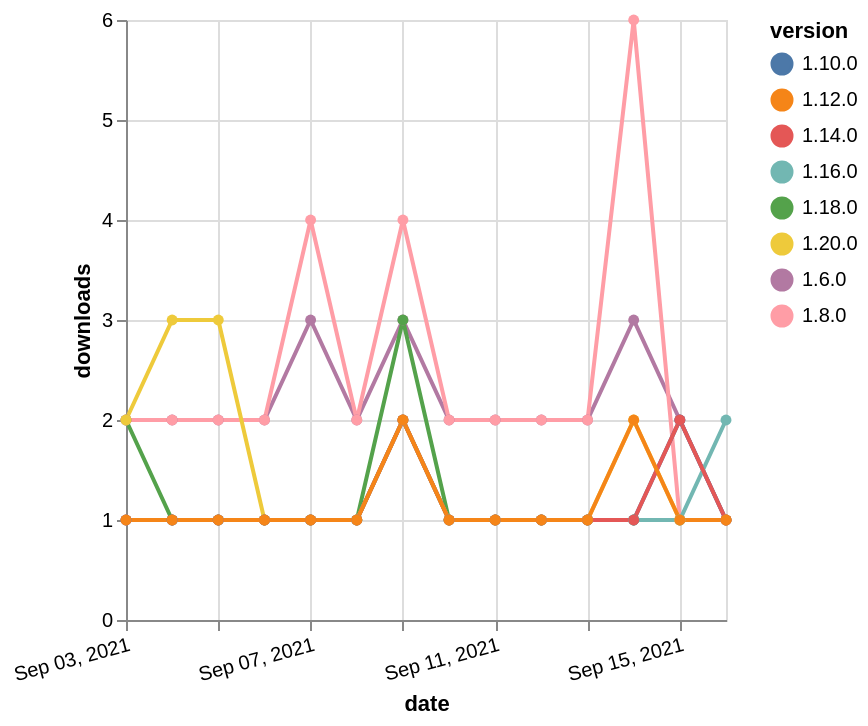

Source (Vega-Lite JSON):
### Vega-Lite specification from a JSON file in a GitHub repository (floating-point values rounded to 4 significant figures)
{"$schema": "https://vega.github.io/schema/vega-lite/v5.json", "description": "A simple bar chart with embedded data.", "data": {"values": [{"date": "2021-09-03", "total": 2344, "delta": 2, "version": "1.6.0"}, {"date": "2021-09-04", "total": 2346, "delta": 2, "version": "1.6.0"}, {"date": "2021-09-05", "total": 2348, "delta": 2, "version": "1.6.0"}, {"date": "2021-09-06", "total": 2350, "delta": 2, "version": "1.6.0"}, {"date": "2021-09-07", "total": 2353, "delta": 3, "version": "1.6.0"}, {"date": "2021-09-08", "total": 2355, "delta": 2, "version": "1.6.0"}, {"date": "2021-09-09", "total": 2358, "delta": 3, "version": "1.6.0"}, {"date": "2021-09-10", "total": 2360, "delta": 2, "version": "1.6.0"}, {"date": "2021-09-11", "total": 2362, "delta": 2, "version": "1.6.0"}, {"date": "2021-09-12", "total": 2364, "delta": 2, "version": "1.6.0"}, {"date": "2021-09-13", "total": 2366, "delta": 2, "version": "1.6.0"}, {"date": "2021-09-14", "total": 2369, "delta": 3, "version": "1.6.0"}, {"date": "2021-09-15", "total": 2371, "delta": 2, "version": "1.6.0"}, {"date": "2021-09-16", "total": 2372, "delta": 1, "version": "1.6.0"}, {"date": "2021-09-03", "total": 193, "delta": 2, "version": "1.18.0"}, {"date": "2021-09-04", "total": 194, "delta": 1, "version": "1.18.0"}, {"date": "2021-09-05", "total": 195, "delta": 1, "version": "1.18.0"}, {"date": "2021-09-06", "total": 196, "delta": 1, "version": "1.18.0"}, {"date": "2021-09-07", "total": 197, "delta": 1, "version": "1.18.0"}, {"date": "2021-09-08", "total": 198, "delta": 1, "version": "1.18.0"}, {"date": "2021-09-09", "total": 201, "delta": 3, "version": "1.18.0"}, {"date": "2021-09-10", "total": 202, "delta": 1, "version": "1.18.0"}, {"date": "2021-09-11", "total": 203, "delta": 1, "version": "1.18.0"}, {"date": "2021-09-12", "total": 204, "delta": 1, "version": "1.18.0"}, {"date": "2021-09-13", "total": 205, "delta": 1, "version": "1.18.0"}, {"date": "2021-09-14", "total": 206, "delta": 1, "version": "1.18.0"}, {"date": "2021-09-15", "total": 207, "delta": 1, "version": "1.18.0"}, {"date": "2021-09-16", "total": 208, "delta": 1, "version": "1.18.0"}, {"date": "2021-09-03", "total": 2513, "delta": 2, "version": "1.8.0"}, {"date": "2021-09-04", "total": 2515, "delta": 2, "version": "1.8.0"}, {"date": "2021-09-05", "total": 2517, "delta": 2, "version": "1.8.0"}, {"date": "2021-09-06", "total": 2519, "delta": 2, "version": "1.8.0"}, {"date": "2021-09-07", "total": 2523, "delta": 4, "version": "1.8.0"}, {"date": "2021-09-08", "total": 2525, "delta": 2, "version": "1.8.0"}, {"date": "2021-09-09", "total": 2529, "delta": 4, "version": "1.8.0"}, {"date": "2021-09-10", "total": 2531, "delta": 2, "version": "1.8.0"}, {"date": "2021-09-11", "total": 2533, "delta": 2, "version": "1.8.0"}, {"date": "2021-09-12", "total": 2535, "delta": 2, "version": "1.8.0"}, {"date": "2021-09-13", "total": 2537, "delta": 2, "version": "1.8.0"}, {"date": "2021-09-14", "total": 2543, "delta": 6, "version": "1.8.0"}, {"date": "2021-09-15", "total": 2544, "delta": 1, "version": "1.8.0"}, {"date": "2021-09-16", "total": 2545, "delta": 1, "version": "1.8.0"}, {"date": "2021-09-03", "total": 319, "delta": 1, "version": "1.10.0"}, {"date": "2021-09-04", "total": 320, "delta": 1, "version": "1.10.0"}, {"date": "2021-09-05", "total": 321, "delta": 1, "version": "1.10.0"}, {"date": "2021-09-06", "total": 322, "delta": 1, "version": "1.10.0"}, {"date": "2021-09-07", "total": 323, "delta": 1, "version": "1.10.0"}, {"date": "2021-09-08", "total": 324, "delta": 1, "version": "1.10.0"}, {"date": "2021-09-09", "total": 326, "delta": 2, "version": "1.10.0"}, {"date": "2021-09-10", "total": 327, "delta": 1, "version": "1.10.0"}, {"date": "2021-09-11", "total": 328, "delta": 1, "version": "1.10.0"}, {"date": "2021-09-12", "total": 329, "delta": 1, "version": "1.10.0"}, {"date": "2021-09-13", "total": 330, "delta": 1, "version": "1.10.0"}, {"date": "2021-09-14", "total": 331, "delta": 1, "version": "1.10.0"}, {"date": "2021-09-15", "total": 333, "delta": 2, "version": "1.10.0"}, {"date": "2021-09-16", "total": 334, "delta": 1, "version": "1.10.0"}, {"date": "2021-09-03", "total": 125, "delta": 2, "version": "1.20.0"}, {"date": "2021-09-04", "total": 128, "delta": 3, "version": "1.20.0"}, {"date": "2021-09-05", "total": 131, "delta": 3, "version": "1.20.0"}, {"date": "2021-09-06", "total": 132, "delta": 1, "version": "1.20.0"}, {"date": "2021-09-07", "total": 133, "delta": 1, "version": "1.20.0"}, {"date": "2021-09-08", "total": 134, "delta": 1, "version": "1.20.0"}, {"date": "2021-09-09", "total": 136, "delta": 2, "version": "1.20.0"}, {"date": "2021-09-10", "total": 137, "delta": 1, "version": "1.20.0"}, {"date": "2021-09-11", "total": 138, "delta": 1, "version": "1.20.0"}, {"date": "2021-09-12", "total": 139, "delta": 1, "version": "1.20.0"}, {"date": "2021-09-13", "total": 140, "delta": 1, "version": "1.20.0"}, {"date": "2021-09-14", "total": 142, "delta": 2, "version": "1.20.0"}, {"date": "2021-09-15", "total": 143, "delta": 1, "version": "1.20.0"}, {"date": "2021-09-16", "total": 144, "delta": 1, "version": "1.20.0"}, {"date": "2021-09-03", "total": 175, "delta": 1, "version": "1.16.0"}, {"date": "2021-09-04", "total": 176, "delta": 1, "version": "1.16.0"}, {"date": "2021-09-05", "total": 177, "delta": 1, "version": "1.16.0"}, {"date": "2021-09-06", "total": 178, "delta": 1, "version": "1.16.0"}, {"date": "2021-09-07", "total": 179, "delta": 1, "version": "1.16.0"}, {"date": "2021-09-08", "total": 180, "delta": 1, "version": "1.16.0"}, {"date": "2021-09-09", "total": 182, "delta": 2, "version": "1.16.0"}, {"date": "2021-09-10", "total": 183, "delta": 1, "version": "1.16.0"}, {"date": "2021-09-11", "total": 184, "delta": 1, "version": "1.16.0"}, {"date": "2021-09-12", "total": 185, "delta": 1, "version": "1.16.0"}, {"date": "2021-09-13", "total": 186, "delta": 1, "version": "1.16.0"}, {"date": "2021-09-14", "total": 187, "delta": 1, "version": "1.16.0"}, {"date": "2021-09-15", "total": 188, "delta": 1, "version": "1.16.0"}, {"date": "2021-09-16", "total": 190, "delta": 2, "version": "1.16.0"}, {"date": "2021-09-03", "total": 192, "delta": 1, "version": "1.14.0"}, {"date": "2021-09-04", "total": 193, "delta": 1, "version": "1.14.0"}, {"date": "2021-09-05", "total": 194, "delta": 1, "version": "1.14.0"}, {"date": "2021-09-06", "total": 195, "delta": 1, "version": "1.14.0"}, {"date": "2021-09-07", "total": 196, "delta": 1, "version": "1.14.0"}, {"date": "2021-09-08", "total": 197, "delta": 1, "version": "1.14.0"}, {"date": "2021-09-09", "total": 199, "delta": 2, "version": "1.14.0"}, {"date": "2021-09-10", "total": 200, "delta": 1, "version": "1.14.0"}, {"date": "2021-09-11", "total": 201, "delta": 1, "version": "1.14.0"}, {"date": "2021-09-12", "total": 202, "delta": 1, "version": "1.14.0"}, {"date": "2021-09-13", "total": 203, "delta": 1, "version": "1.14.0"}, {"date": "2021-09-14", "total": 204, "delta": 1, "version": "1.14.0"}, {"date": "2021-09-15", "total": 206, "delta": 2, "version": "1.14.0"}, {"date": "2021-09-16", "total": 207, "delta": 1, "version": "1.14.0"}, {"date": "2021-09-03", "total": 190, "delta": 1, "version": "1.12.0"}, {"date": "2021-09-04", "total": 191, "delta": 1, "version": "1.12.0"}, {"date": "2021-09-05", "total": 192, "delta": 1, "version": "1.12.0"}, {"date": "2021-09-06", "total": 193, "delta": 1, "version": "1.12.0"}, {"date": "2021-09-07", "total": 194, "delta": 1, "version": "1.12.0"}, {"date": "2021-09-08", "total": 195, "delta": 1, "version": "1.12.0"}, {"date": "2021-09-09", "total": 197, "delta": 2, "version": "1.12.0"}, {"date": "2021-09-10", "total": 198, "delta": 1, "version": "1.12.0"}, {"date": "2021-09-11", "total": 199, "delta": 1, "version": "1.12.0"}, {"date": "2021-09-12", "total": 200, "delta": 1, "version": "1.12.0"}, {"date": "2021-09-13", "total": 201, "delta": 1, "version": "1.12.0"}, {"date": "2021-09-14", "total": 203, "delta": 2, "version": "1.12.0"}, {"date": "2021-09-15", "total": 204, "delta": 1, "version": "1.12.0"}, {"date": "2021-09-16", "total": 205, "delta": 1, "version": "1.12.0"}]}, "width": "container", "mark": {"type": "line", "point": {"filled": true}}, "encoding": {"x": {"field": "date", "type": "temporal", "timeUnit": "yearmonthdate", "title": "date", "axis": {"labelAngle": -15}}, "y": {"field": "delta", "type": "quantitative", "title": "downloads"}, "color": {"field": "version", "type": "nominal"}, "tooltip": {"field": "delta"}}}
